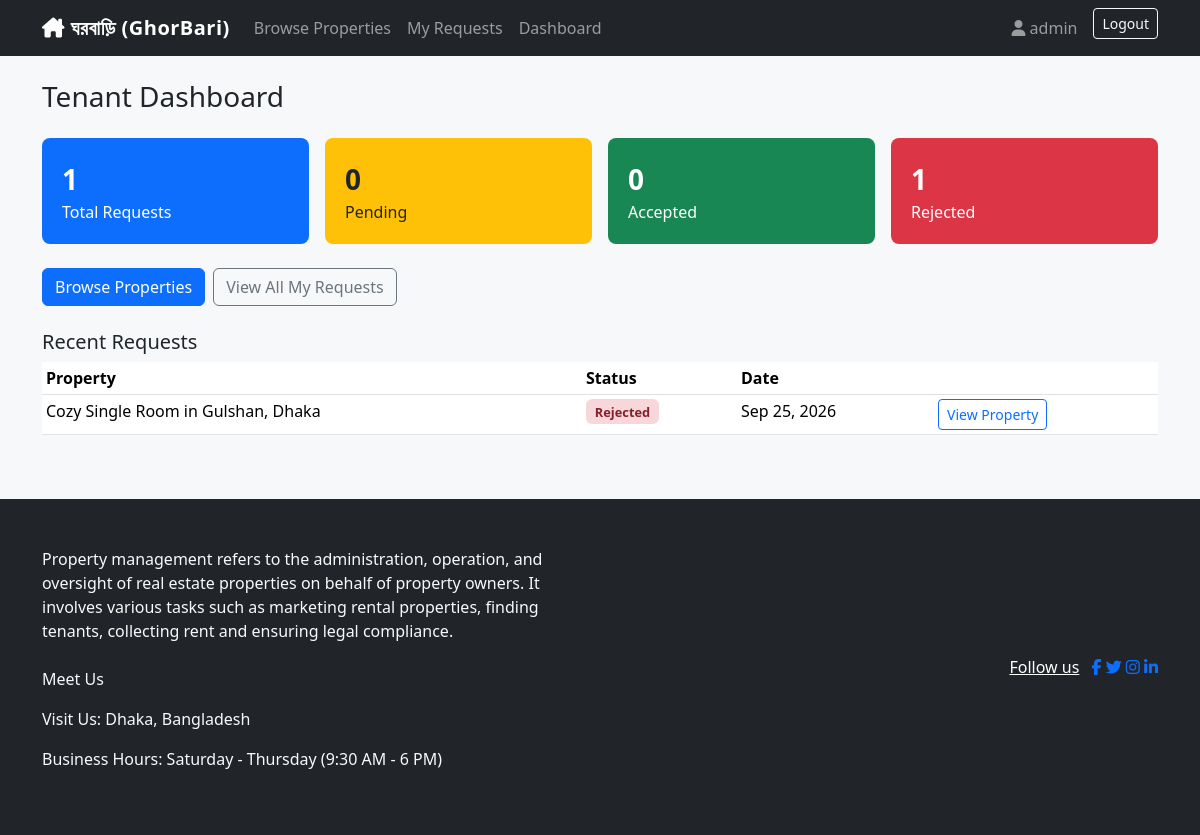
The page /accounts/dashboard/ (signed in) on the database as committed earlier.
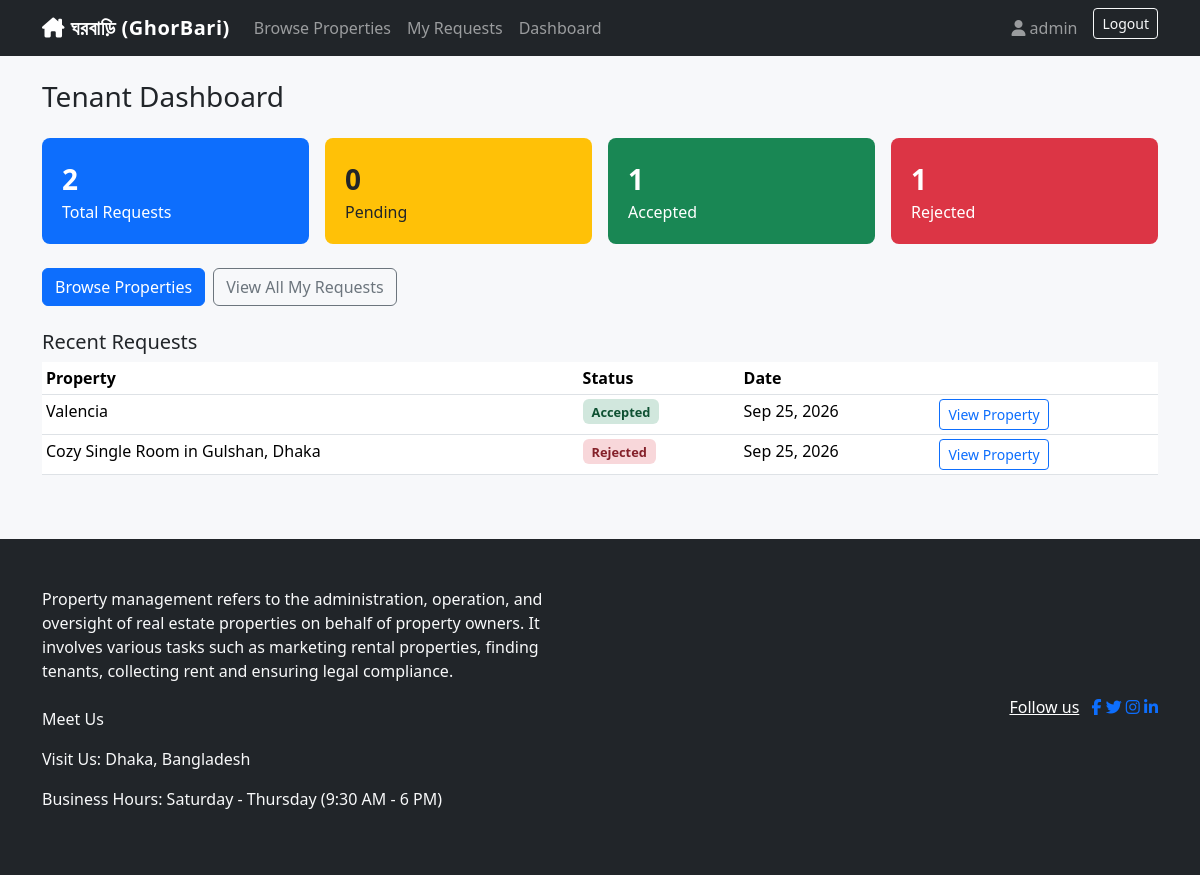
The same page on the database as committed later.
### rentals/models.py (models this page shows, shortened)
class RentalRequest(models.Model):
    class Status(models.TextChoices):
        PENDING = 'PENDING', 'Pending'
        ACCEPTED = 'ACCEPTED', 'Accepted'
        REJECTED = 'REJECTED', 'Rejected'
        CANCELLED = 'CANCELLED', 'Cancelled'
    property = models.ForeignKey(
        'properties.Property', on_delete=models.CASCADE, related_name='rental_requests'
    )
    tenant = models.ForeignKey(
        settings.AUTH_USER_MODEL, on_delete=models.CASCADE, related_name='rental_requests'
    )
    message = models.TextField(blank=True)
    request_date = models.DateTimeField(auto_now_add=True)
    status = models.CharField(max_length=10, choices=Status.choices, default=Status.PENDING)
    class Meta:
        ordering = ['-request_date']

### properties/models.py (models this page shows, shortened)
class Property(models.Model):
    class PropertyType(models.TextChoices):
        APARTMENT = 'APARTMENT', 'Apartment'
        HOUSE = 'HOUSE', 'House'
        ROOM = 'ROOM', 'Room'
        OFFICE = 'OFFICE', 'Office'
    owner = models.ForeignKey(
        settings.AUTH_USER_MODEL, on_delete=models.CASCADE, related_name='properties'
    )
    title = models.CharField(max_length=200)
    description = models.TextField()
    property_type = models.CharField(max_length=20, choices=PropertyType.choices)
    location = models.CharField(max_length=255)
    monthly_rent = models.DecimalField(max_digits=10, decimal_places=2)
    bedrooms = models.PositiveIntegerField(default=1)
    bathrooms = models.PositiveIntegerField(default=1)
    image = models.ImageField(upload_to='property_images/', blank=True, null=True)
    is_available = models.BooleanField(default=True)
    created_at = models.DateTimeField(auto_now_add=True)
    updated_at = models.DateTimeField(auto_now=True)
    class Meta:
        ordering = ['-created_at']
        verbose_name_plural = 'Properties'

### accounts/views.py (the view)
# urls.py: path('dashboard/', views.dashboard_view, name='dashboard'),
@login_required
def dashboard_view(request):
    if request.user.is_owner:
        properties = Property.objects.filter(owner=request.user)
        requests_qs = RentalRequest.objects.filter(property__owner=request.user)
        context = {
            'total_properties': properties.count(),
            'available_properties': properties.filter(is_available=True).count(),
            'total_requests': requests_qs.count(),
            'pending_requests': requests_qs.filter(status='PENDING').count(),
            'accepted_requests': requests_qs.filter(status='ACCEPTED').count(),
            'properties': properties.order_by('-created_at')[:5],
            'recent_requests': requests_qs.order_by('-request_date')[:5],
        }
        return render(request, 'accounts/owner_dashboard.html', context)
    else:
        requests_qs = RentalRequest.objects.filter(tenant=request.user)
        context = {
            'total_requests': requests_qs.count(),
            'pending_requests': requests_qs.filter(status='PENDING').count(),
            'accepted_requests': requests_qs.filter(status='ACCEPTED').count(),
            'rejected_requests': requests_qs.filter(status='REJECTED').count(),
            'recent_requests': requests_qs.order_by('-request_date')[:5],
        }
        return render(request, 'accounts/tenant_dashboard.html', context)

### accounts/models.py (called while the page is built)
    @property
    def is_owner(self):
        return self.role == self.Role.OWNER

### templates/accounts/tenant_dashboard.html (shortened to what this page needs)
{% extends 'base.html' %}
{% block content %}
<h3 class="mb-4">Tenant Dashboard</h3>
<div class="row g-3 mb-4">
    <div class="col-md-3 col-6"><div class="dashboard-stat bg-primary"><div class="fs-3 fw-bold">{{ total_requests }}</div>Total Requests</div></div>
    <div class="col-md-3 col-6"><div class="dashboard-stat bg-warning text-dark"><div class="fs-3 fw-bold">{{ pending_requests }}</div>Pending</div></div>
    <div class="col-md-3 col-6"><div class="dashboard-stat bg-success"><div class="fs-3 fw-bold">{{ accepted_requests }}</div>Accepted</div></div>
    <div class="col-md-3 col-6"><div class="dashboard-stat bg-danger"><div class="fs-3 fw-bold">{{ rejected_requests }}</div>Rejected</div></div>
</div>
<div class="d-flex gap-2 mb-4">
    <a href="{% url 'properties:list' %}" class="btn btn-primary">Browse Properties</a>
    <a href="{% url 'rentals:my_requests' %}" class="btn btn-outline-secondary">View All My Requests</a>
</div>
<h5>Recent Requests</h5>
<div class="table-responsive">
<table class="table table-sm bg-white">
    <thead><tr><th>Property</th><th>Status</th><th>Date</th><th></th></tr></thead>
    <tbody>
    {% for r in recent_requests %}
        <tr>
            <td>{{ r.property.title }}</td>
            <td><span class="status-badge status-{{ r.status }}">{{ r.get_status_display }}</span></td>
            <td>{{ r.request_date|date:"M d, Y" }}</td>
            <td><a href="{% url 'properties:detail' r.property.pk %}" class="btn btn-sm btn-outline-primary">View Property</a></td>
        </tr>
    {% empty %}<tr><td colspan="4" class="text-muted">You haven't made any requests yet.</td></tr>{% endfor %}
    </tbody>
</table>
</div>
{% endblock %}

Rows that differ between the two databases and show on the page:
added RentalRequest: property "Valencia", status "Accepted", request_date "Sep 25, 2026"
Other text that changed with them:
{{ total_requests }}: "1" → "2"
{{ accepted_requests }}: "0" → "1"
